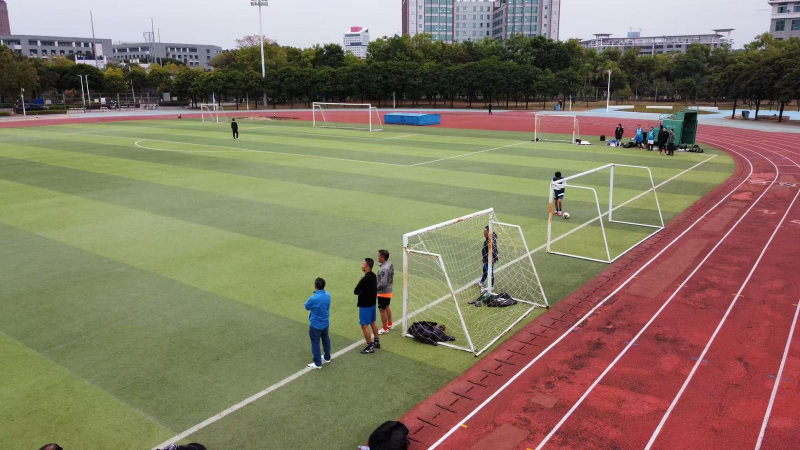
#> input picture photos/2026-01-01/compressed/mmexport1768269710364.jpg, 1600 x 900 px (shown at 1/2 size)
$ python -i make-photo-cover.py   (imports and definitions only)
#> lines starting #> are read from the running program, lines starting #| are printed output that depends on the picture
#!/usr/bin/env python3
"""
一体化实拍封面命令：选图 → 裁切风格化 → 叠 logo → 写 frontmatter cover

用法:
  python3 scripts/make-photo-cover.py 2026-08-15-知己内战.md --photo photos/2026-08-15/02.jpg
  python3 scripts/make-photo-cover.py 2026-08-15-知己内战.md            # 自动选 photos/<date>/ 第一张非封面照片

流程:
  1. 从 frontmatter 读 date，定位 photos/<date>/ 目录
  2. 实拍图 center-crop 2.35:1 → 1536x653，暖金叠加 + 柔和暗角
  3. logo-200.png 白底转透明 → 圆羽化 → 柔光投影 → 顶部居中（无硬徽章底衬）
  4. 输出 photos/<date>/cover.png
  5. frontmatter 写入 cover: photos/<date>/cover.png + coverBody: false
"""

import argparse
import glob
import os
import re
import sys

from PIL import Image, ImageChops, ImageDraw, ImageFilter

PROJECT_ROOT = os.path.dirname(os.path.dirname(os.path.abspath(__file__)))
LOGO_PATH = os.path.join(PROJECT_ROOT, "logo-200.png")

TARGET_W, TARGET_H = 1536, 653  # 2.35:1


# [39 lines left out: functions resolve_match_file, parse_frontmatter, pick_default_photo, not called in this run]


def stylize(photo_path):
    """center-crop 2.35:1 → 暖金叠加 + 柔和暗角"""
    img = Image.open(photo_path).convert("RGB")
#> img is the input picture: PIL image 1600x900 RGB; mean R, G, B 134, 120.9, 99.8

    src_aspect = img.width / img.height
#> src_aspect = 1.78
    dst_aspect = TARGET_W / TARGET_H
    if src_aspect > dst_aspect:
        new_w = int(img.height * dst_aspect)
        left = (img.width - new_w) // 2
        img = img.crop((left, 0, left + new_w, img.height))
    else:
        new_h = int(img.width / dst_aspect)
#> new_h = 680
        top = (img.height - new_h) // 2
#> top = 110
        img = img.crop((0, top, img.width, top + new_h))
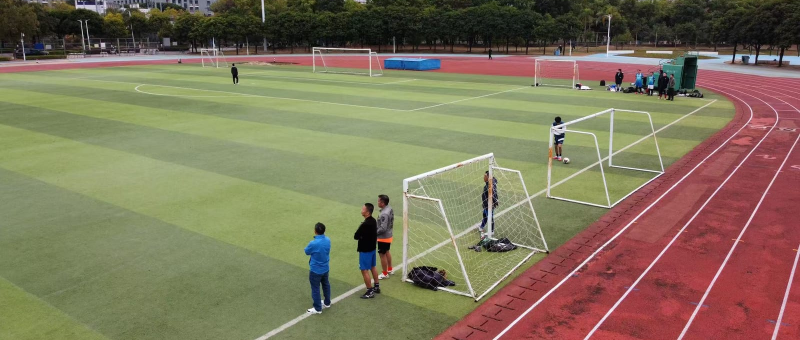
#> img: PIL image 1600x680 RGB (shown at 1/2 size); mean R, G, B 127.7, 116.8, 90.8

    img = img.resize((TARGET_W, TARGET_H), Image.Resampling.LANCZOS).convert("RGBA")
#> img: PIL image 1536x653 RGBA

    # 暖金叠加：低透明度 multiply，让画面偏暖但不压暗高光
    warm = Image.new("RGBA", (TARGET_W, TARGET_H), (255, 236, 200, 0))
    warm_draw = ImageDraw.Draw(warm)
    for y in range(TARGET_H):
        alpha = int(26 + 18 * (y / TARGET_H))  # 底部稍暖
        warm_draw.line([(0, y), (TARGET_W, y)], fill=(255, 226, 170, alpha))
    img = Image.alpha_composite(img, warm)
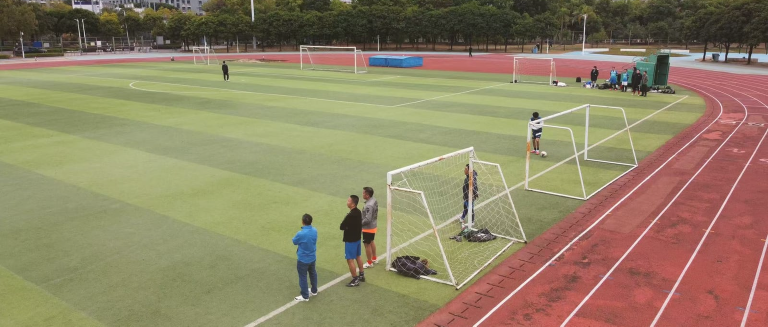
#> img: PIL image 1536x653 RGBA (shown at 1/2 size); mean R, G, B, A 144.6, 131.4, 101.4, 255

    # 柔和暗角 vignette：四角轻微压暗，突出中央人物
    vignette = Image.new("L", (TARGET_W, TARGET_H), 0)
#> vignette: PIL image 1536x653 L; every value is 0
    vd = ImageDraw.Draw(vignette)
    vd.ellipse((-TARGET_W * 0.25, -TARGET_H * 0.6, TARGET_W * 1.25, TARGET_H * 1.6), fill=255)
    vignette = vignette.filter(ImageFilter.GaussianBlur(120))
#> vignette: PIL image 1536x653 L; every value is 255
    dark = Image.new("RGBA", (TARGET_W, TARGET_H), (20, 15, 5, 70))
    dark.putalpha(Image.eval(vignette, lambda v: int((255 - v) * 0.28)))
    img = Image.alpha_composite(img, dark)

    return img


# [164 lines left out: functions load_soft_logo, _radial_layer, compose, patch_frontmatter, main, not called in this run]


# [2 lines not run here, left out]

>>> result = stylize('../photos/2026-01-01/compressed/mmexport1768269710364.jpg')

$ run again, on photos/2026-01-09/compressed/photo-001.jpg
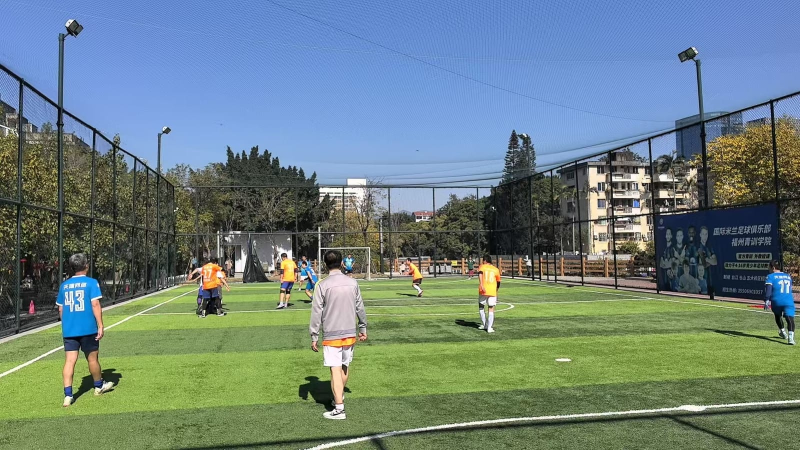
#> input picture photos/2026-01-09/compressed/photo-001.jpg, 1600 x 900 px (shown at 1/2 size)
#> in stylize, img is the input picture: PIL image 1600x900 RGB; mean R, G, B 108.8, 129, 127.5
#> in stylize, `img = img.resize((TARGET_W, TARGET_H), Image.Resampling.LANCZOS).conve..`:
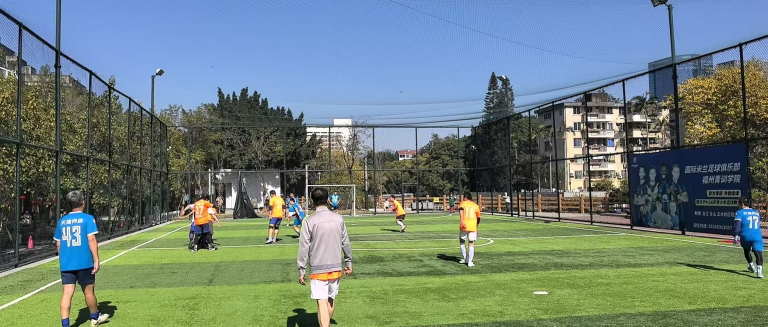
#> img: PIL image 1536x653 RGBA (shown at 1/2 size); mean R, G, B, A 109.6, 127.3, 121.9, 255
#> in stylize, `img = Image.alpha_composite(img, warm)`:
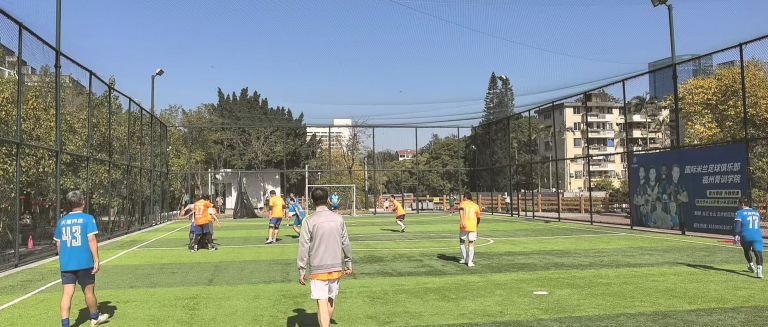
#> img: PIL image 1536x653 RGBA (shown at 1/2 size); mean R, G, B, A 129.2, 140.6, 129.3, 255

$ run again, on photos/2026-01-17/compressed/1768646933523.png
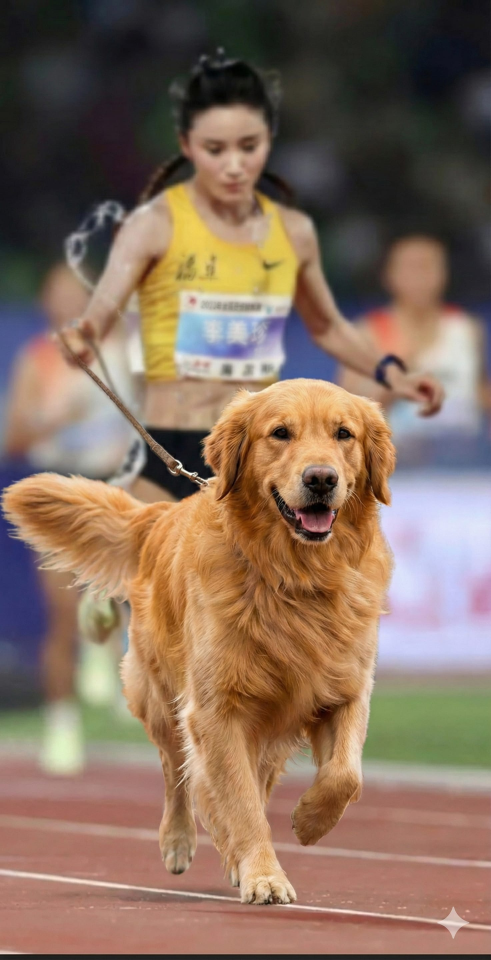
#> input picture photos/2026-01-17/compressed/1768646933523.png, 1472 x 2880 px (shown at 1/3 size)
#> in stylize, img is the input picture: PIL image 1472x2880 RGB; mean R, G, B 134.6, 110.7, 93.6
#> in stylize, `img = img.crop((0, top, img.width, top + new_h))`:
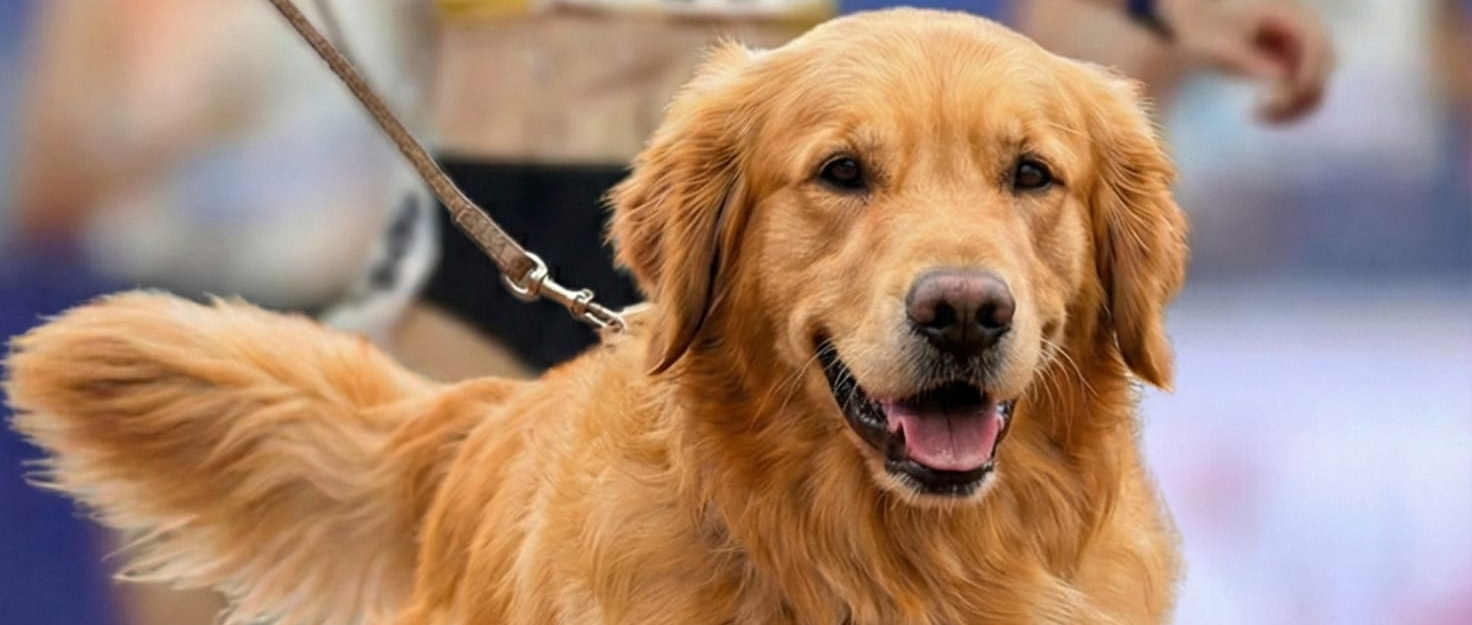
#> img: PIL image 1472x625 RGB; mean R, G, B 166.8, 135.4, 114.5
#> in stylize, `img = Image.alpha_composite(img, warm)`:
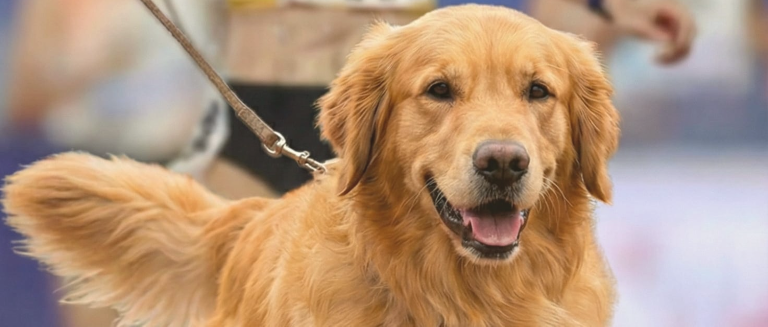
#> img: PIL image 1536x653 RGBA (shown at 1/2 size); mean R, G, B, A 178.7, 147.8, 122.2, 255

$ run again, on photos/2026-01-17/compressed/mmexport1768620704652.jpg
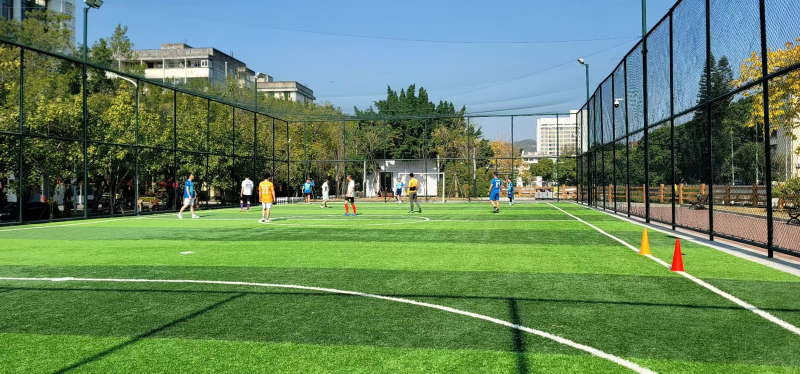
#> input picture photos/2026-01-17/compressed/mmexport1768620704652.jpg, 1600 x 747 px (shown at 1/2 size)
#> in stylize, img is the input picture: PIL image 1600x747 RGB; mean R, G, B 101.2, 131.7, 97
#> in stylize, `img = img.resize((TARGET_W, TARGET_H), Image.Resampling.LANCZOS).conve..`:
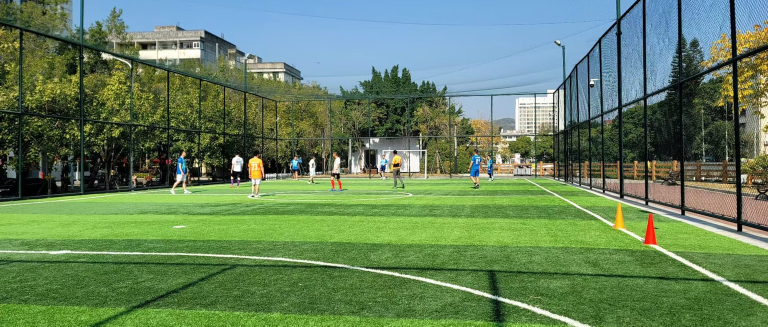
#> img: PIL image 1536x653 RGBA (shown at 1/2 size); mean R, G, B, A 101, 129.4, 94.2, 255
#> in stylize, `img = Image.alpha_composite(img, warm)`:
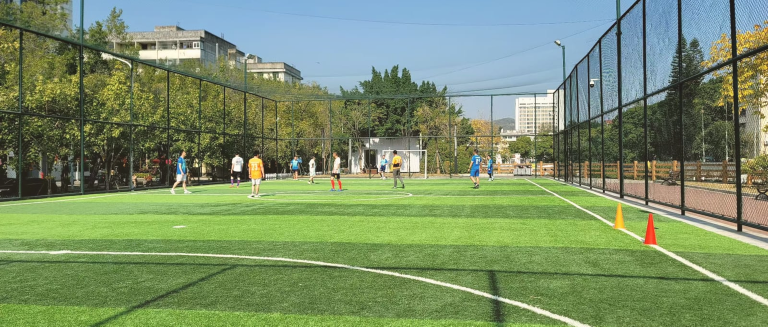
#> img: PIL image 1536x653 RGBA (shown at 1/2 size); mean R, G, B, A 122, 142.4, 105.1, 255
